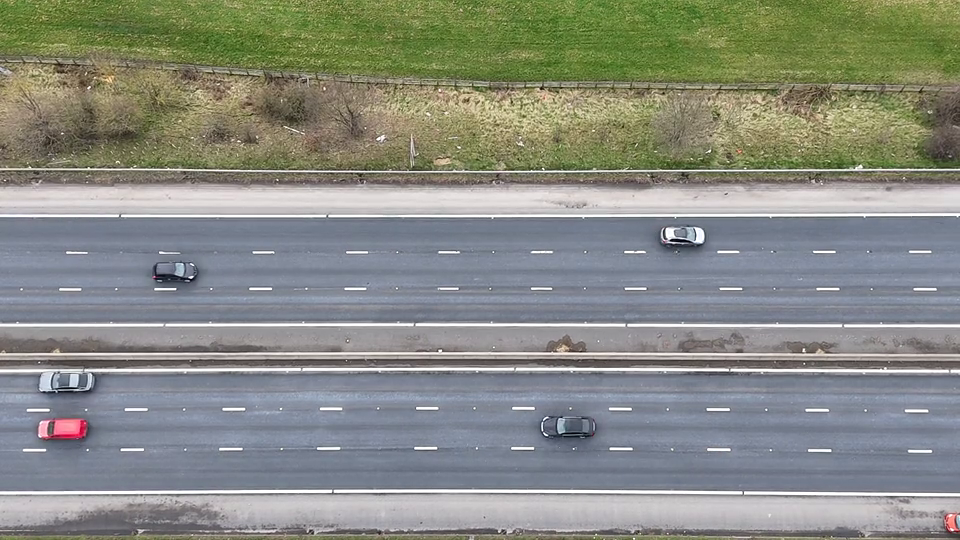
#> input picture frame 45 of Modul_4/Vježbe/img/nadzor_autoceste.mp4, 960 x 540 px
$ python '6_vježba.py'
#> lines starting #> are read from the running program, lines starting #| are printed output that depends on the picture; after the words box and inside, x2 and y2 are one past the last pixel; in counts of white or black regions, pixels touching at a corner belong together
import cv2
import numpy as np

# zadatak 1

"""
Prepiši i pokreni kod iz skripte primjeri/primjer_1_oduzimanje_pozadine.py.
● Usporedi rezultate MOG i MOG2: promijeni inicijalizaciju
(MOG → cv2.bgsegm.createBackgroundSubtractorMOG(), MOG2 → cv2.createBackgroundSubtractorMOG2());
prikaži maske i video izlaz.
● Za MOG2 isprobaj detectShadows=True i detectShadows=False; opiši što se mijenja u maski (npr. sive sjene vs. čisti fg).
● Kako biste se riješili sjena?
"""

video_path = "img/nadzor_autoceste.mp4"
cap = cv2.VideoCapture(str(video_path))

if not cap.isOpened():
    print(f"Cannot open video: {video_path}")
    exit(1)

mog = cv2.bgsegm.createBackgroundSubtractorMOG()
mog2_shadow_false = cv2.createBackgroundSubtractorMOG2(detectShadows=False)
mog2_shadow_true = cv2.createBackgroundSubtractorMOG2(detectShadows=True)

while True:
    ret, frame = cap.read()
#> frame is the input picture: shape (540, 960, 3); mean B, G, R 130.9, 139.5, 136.3
    if not ret:
        break

    # MOG
    mask_mog = mog.apply(frame)
#> mask_mog: shape (540, 960); every value is 0

    # MOG2
    mask_mog2_shadow_false = mog2_shadow_false.apply(frame)
#> mask_mog2_shadow_false: shape (540, 960); every value is 255
    mask_mog2_shadow_true = mog2_shadow_true.apply(frame)
#> mask_mog2_shadow_true: shape (540, 960); every value is 127

    # [4 lines of commented-out code are left out]

    if cv2.waitKey(0) == ord("q"):
#> (key q is pressed here)
        break

# cap.release()
# cv2.destroyAllWindows()


# zadatak 2
"""
Metodom oduzimanja pozadine implementirajte jednostavan sustav za praćenje gužve na autocestama.
Upute:
● Koristite dani video zadaci/oduzimanje_pozadine/nadzor_autoceste.mp4 i algoritam MOG2 za izdvajanje pokretnih objekata.
● Nakon segmentacije očistite masku morfološkim operacijama, zatim je binarizirajte pragom (npr. odbacite sve piksele slabijeg intenziteta od npr 200) kako biste uklonili sjene/slabe odgovore.
● Pronađite konture većih objekata, postavite pravokutnike oko njih i ispišite broj detektiranih vozila u svakom kadru.
● Omogućite prikaz izvornog kadra, maske oduzimanja pozadine, binarizirane maske i anotiranog kadra, te prekid rada pritiskom na tipku q.
● Skriptom demonstrirajte kako
"""

import cv2
import numpy as np

video_path = "img/nadzor_autoceste.mp4"
cap = cv2.VideoCapture(str(video_path))
mog2 = cv2.createBackgroundSubtractorMOG2(detectShadows=True)
kernel = cv2.getStructuringElement(cv2.MORPH_ELLIPSE, (5, 5)) # za morfološke operacije - uklnanjanje šuma

# petlja za obradu videa (frame by frame)
while True:
    ret, frame = cap.read()
    if not ret:
        break


    fg_mask = mog2.apply(frame) # primjena MOG2 za dobivanje maske prednjeg plana
    _, binary_mask = cv2.threshold(fg_mask, 200, 255, cv2.THRESH_BINARY) # binarizacija maske
    cleaned_mask = cv2.morphologyEx(binary_mask, cv2.MORPH_OPEN, kernel) # uklanjanje šuma
    cleaned_mask2 = cv2.dilate(cleaned_mask, kernel=kernel)

    contours, _ = cv2.findContours(cleaned_mask2, cv2.RETR_EXTERNAL, cv2.CHAIN_APPROX_SIMPLE) # pronalaženje kontura
#> contours = []

    vehicle_count = 0
    for contour in contours:
        if cv2.contourArea(contour) > 500:  # filtriranje kontura manjih od 500 piksela
            x, y, w, h = cv2.boundingRect(contour)
            cv2.rectangle(frame, (x, y), (x + w, y + h), (0, 255, 0), 2) # crtanje pravokutnika oko detektiranih vozila
            vehicle_count += 1
#> this loop made 0 passes
#> after the loop, vehicle_count = 0

    cv2.putText(frame, f'Vehicles: {vehicle_count}', (10, 30), cv2.FONT_HERSHEY_SIMPLEX, 1, (0, 0, 255), 2) # ispis broja vozila na frame
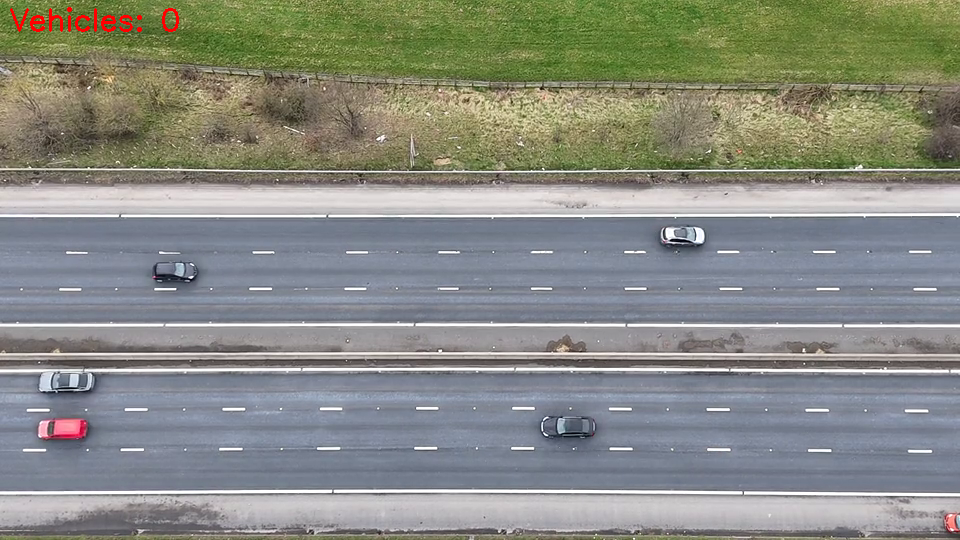
#> frame: shape (540, 960, 3); 0.22% of pixels changed, all inside (x1, y1, x2, y2) = (10, 7, 179, 32)

    cv2.imshow("Original Frame", frame)
    cv2.imshow("Foreground Mask", fg_mask)
    cv2.imshow("Binary Mask", binary_mask)
    cv2.imshow("Cleaned Mask", cleaned_mask)

    if cv2.waitKey(0) & 0xFF == ord('q'):
#> (key q is pressed here)
        break
cap.release()
cv2.destroyAllWindows()

$ run again, starting later in the video
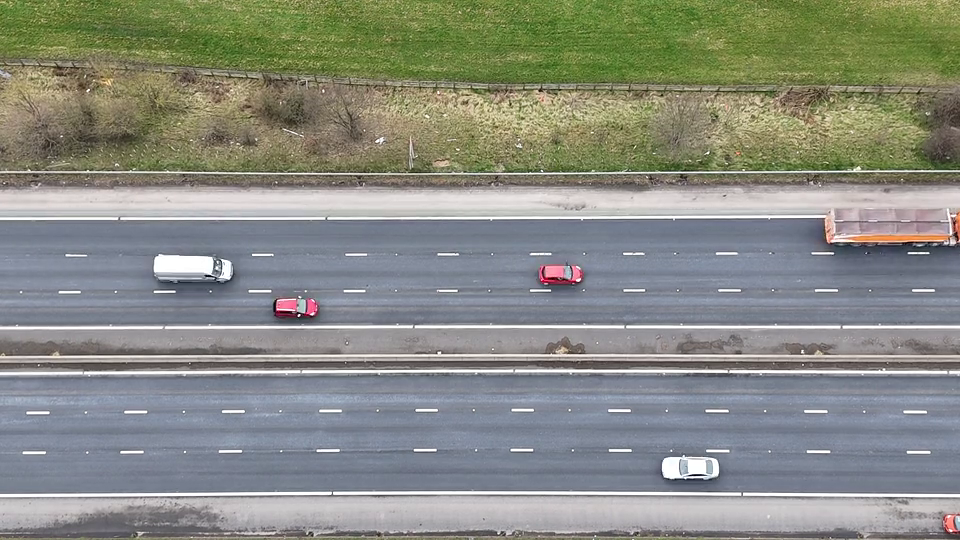
#> input picture frame 206 of Modul_4/Vježbe/img/nadzor_autoceste.mp4, 960 x 540 px
#> frame is the input picture: shape (540, 960, 3); mean B, G, R 130.5, 139.6, 136.7
#> mask_mog: shape (540, 960); every value is 0
#> mask_mog2_shadow_false: shape (540, 960); every value is 255
#> `mask_mog2_shadow_true = mog2_shadow_true.apply(frame)`:
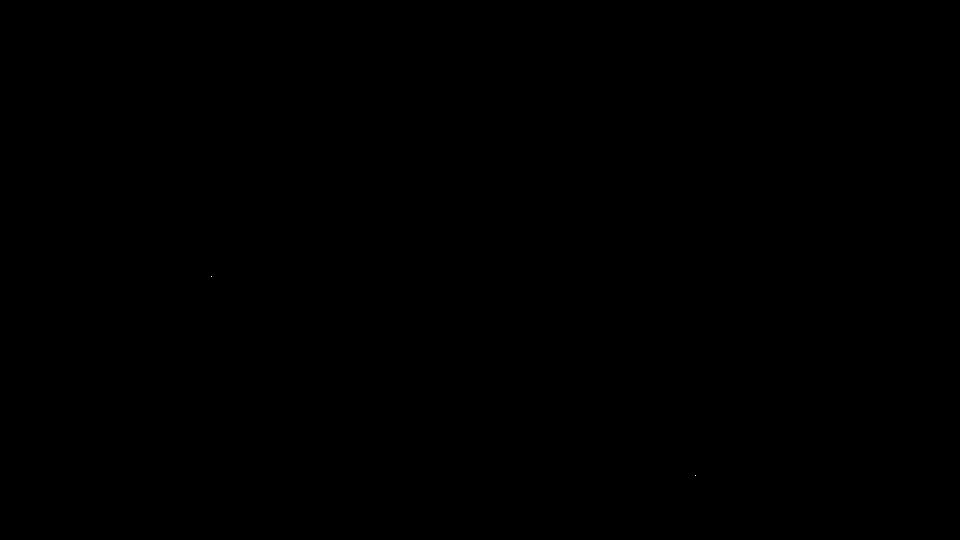
#> mask_mog2_shadow_true: shape (540, 960); values 127 (black) and 255 (white), 0% white in thin lines or dots, all inside (x1, y1, x2, y2) = (211, 276, 696, 476)
#> contours = []
#> after the loop `for contour in contours:`: vehicle_count = 0
#> `cv2.putText(frame, f'Vehicles: {vehicle_count}', (10, 30), cv2.FONT_HE..`:
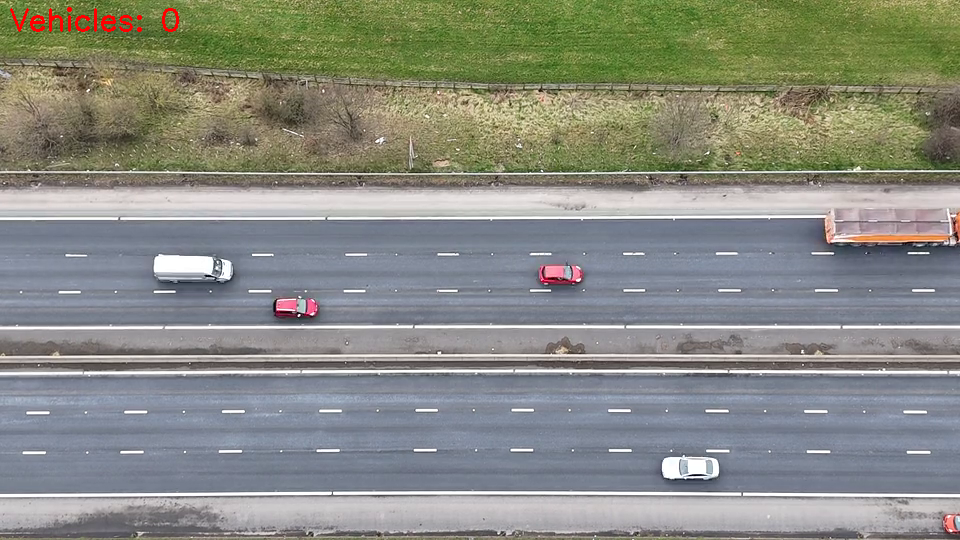
#> frame: shape (540, 960, 3); 0.22% of pixels changed, all inside (x1, y1, x2, y2) = (10, 7, 179, 32)

$ run again, starting later in the video
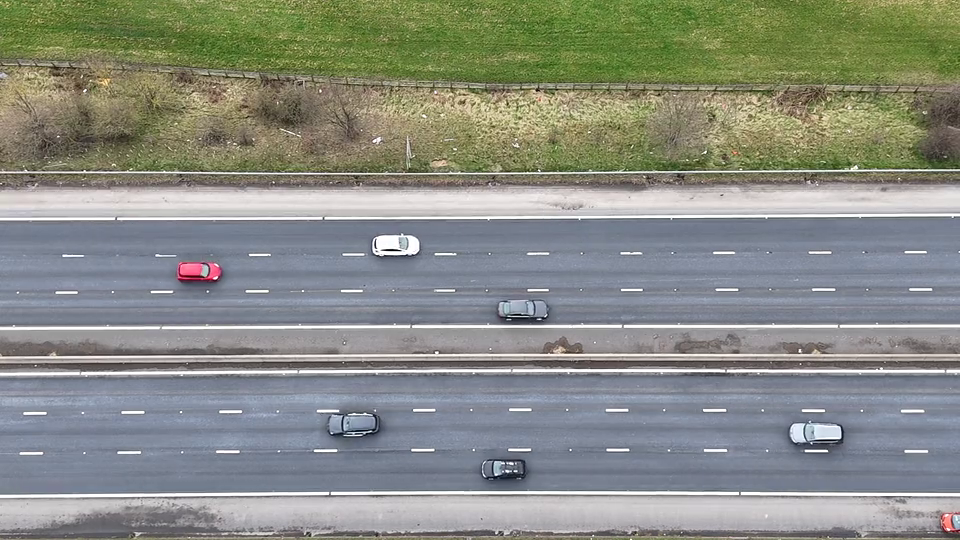
#> input picture frame 367 of Modul_4/Vježbe/img/nadzor_autoceste.mp4, 960 x 540 px
#> frame is the input picture: shape (540, 960, 3); mean B, G, R 131.9, 140.6, 137
#> mask_mog: shape (540, 960); every value is 0
#> mask_mog2_shadow_false: shape (540, 960); every value is 255
#> `mask_mog2_shadow_true = mog2_shadow_true.apply(frame)`:
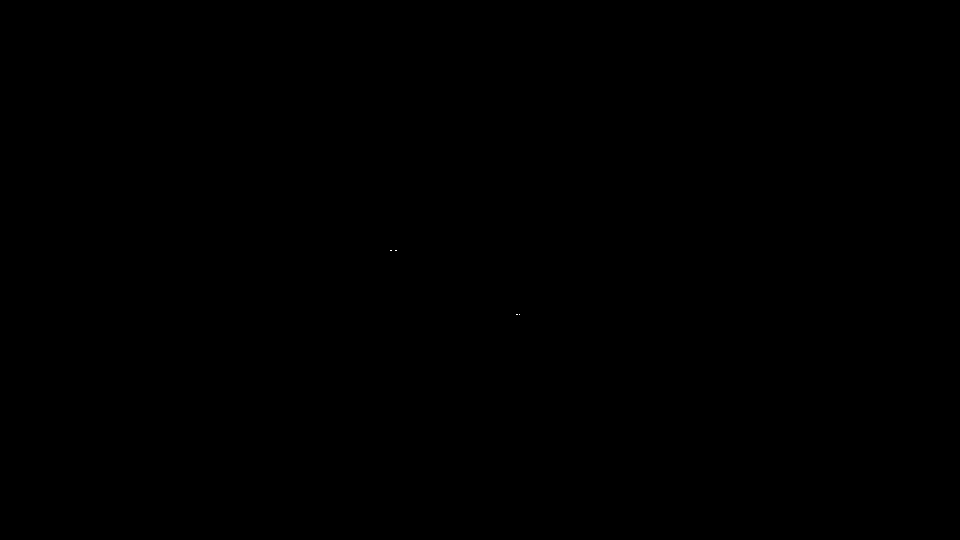
#> mask_mog2_shadow_true: shape (540, 960); values 127 (black) and 255 (white), 0% white in thin lines or dots, all inside (x1, y1, x2, y2) = (390, 250, 520, 315)
#> contours = []
#> after the loop `for contour in contours:`: vehicle_count = 0
#> `cv2.putText(frame, f'Vehicles: {vehicle_count}', (10, 30), cv2.FONT_HE..`:
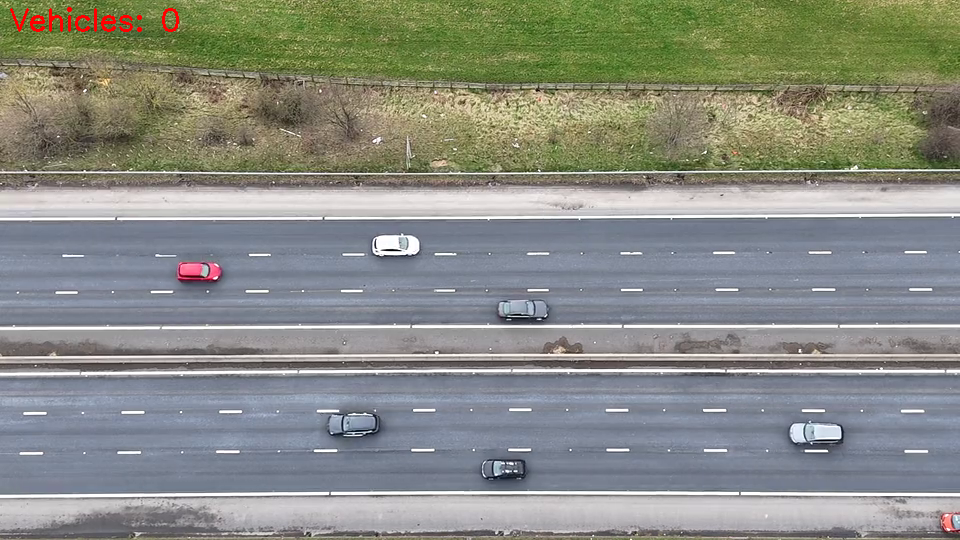
#> frame: shape (540, 960, 3); 0.22% of pixels changed, all inside (x1, y1, x2, y2) = (10, 7, 179, 32)
